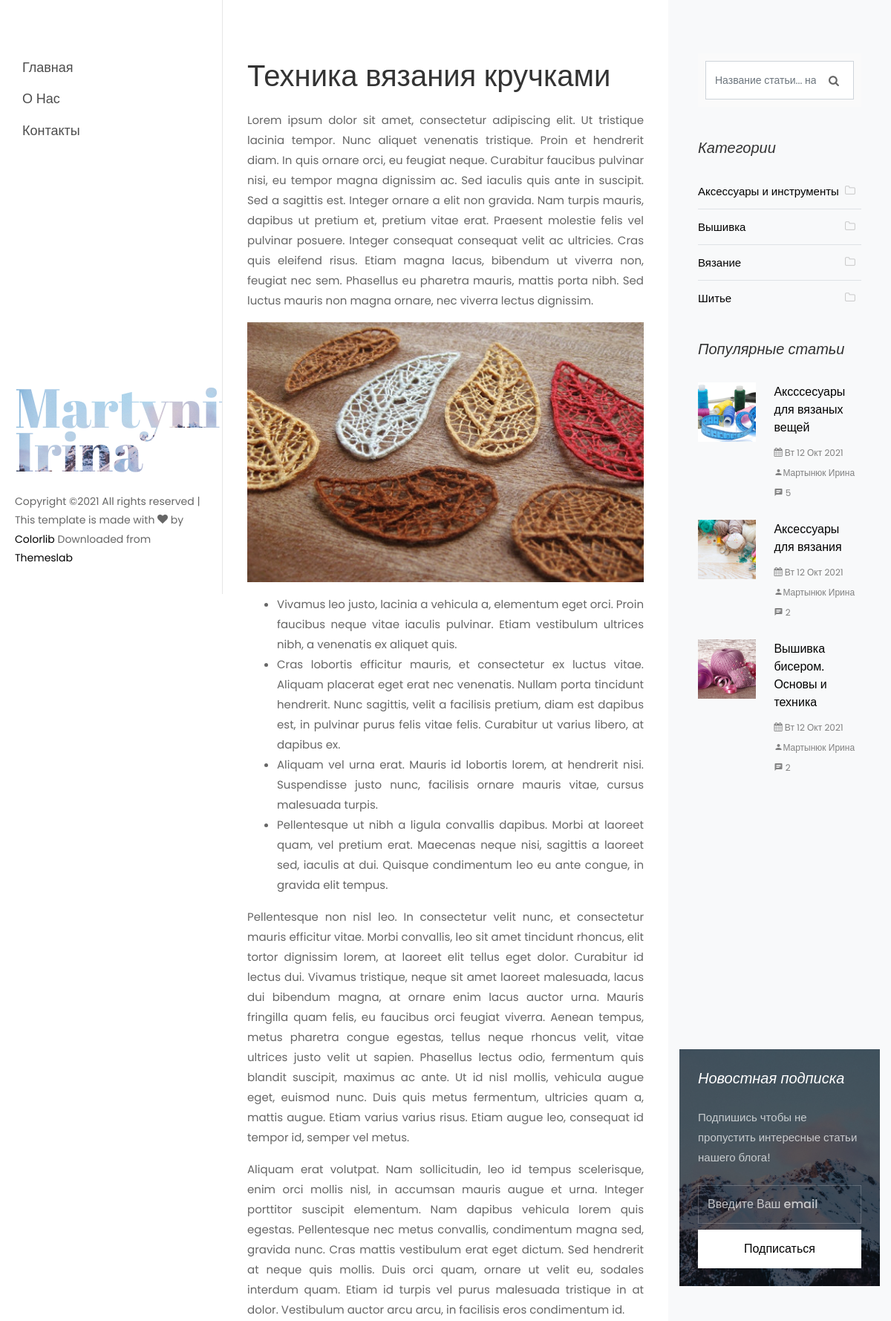
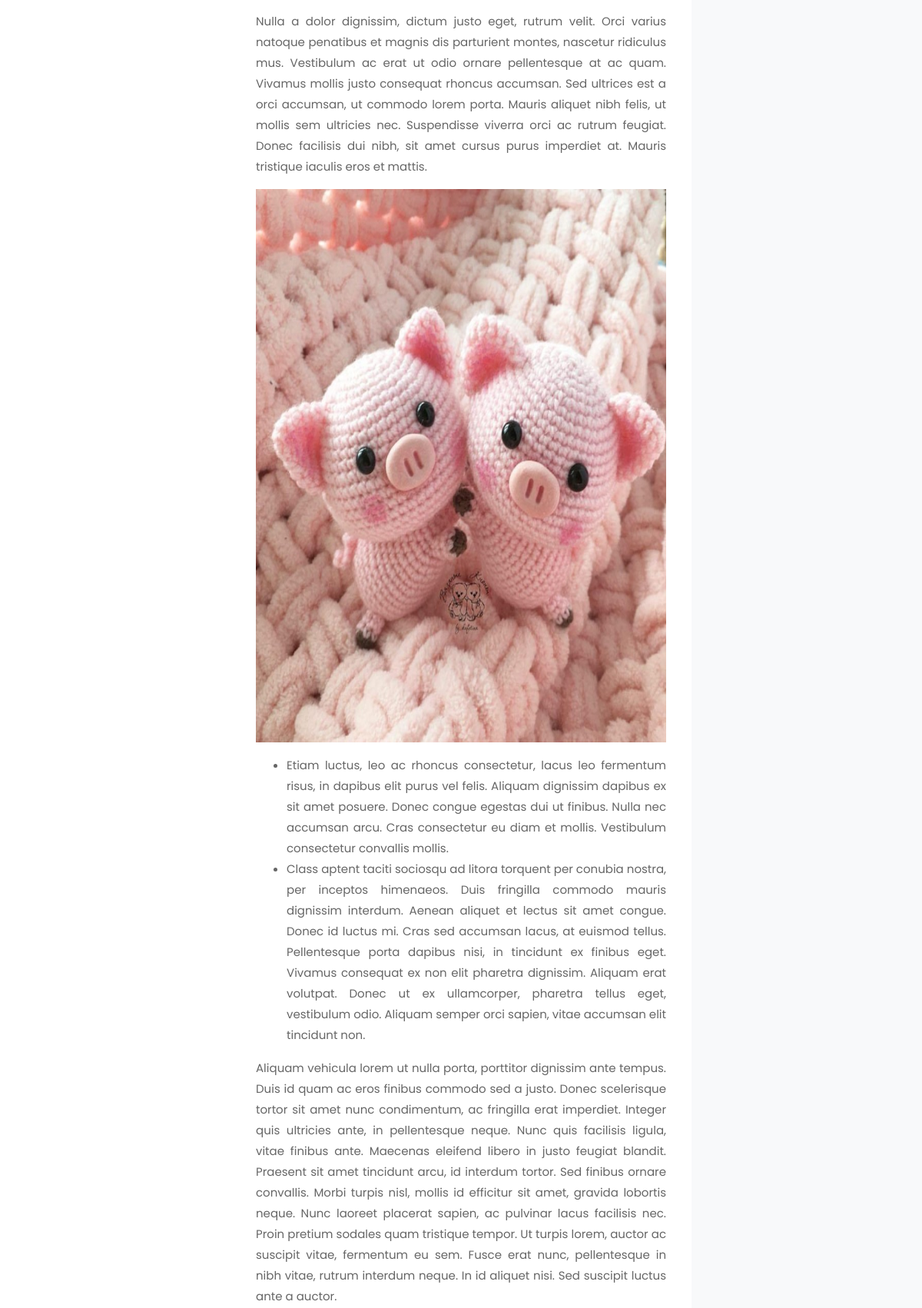
Page /tehnika-vyazaniya-kruchkami/ (upper part) on the committed database (2 pictures, top to bottom).
### blog_app/models.py (models this page shows, shortened)
class Article(models.Model):
    title = models.CharField(max_length=256, blank=False, verbose_name='Название')
    category = models.ForeignKey('Category', on_delete=models.CASCADE, verbose_name='Категория')
    slug = models.SlugField(max_length=256, db_index=True)
    short_content = models.TextField(verbose_name='Краткое описание', max_length=300, default='Нет описания')
    content = models.TextField(blank=True, default='Нет описания', verbose_name='Текст статьи')
    created_at = models.DateTimeField(auto_now_add=True, verbose_name='Дата публикации')
    updated_at = models.DateTimeField(auto_now=True, verbose_name='Дата обновления')
    image = models.ImageField(upload_to='blog_images/%Y/%m/%d', verbose_name='Изображение', blank=False)
    draft = models.BooleanField(verbose_name='Черновик', default=False)
    author = models.CharField(verbose_name='Автор', blank=False, max_length=150)
    tags = TaggableManager()
    class Meta:
        ordering = ('-created_at',)
        verbose_name = 'Статья'
        verbose_name_plural = 'Статьи'
    def get_absolute_url(self):
        return reverse('article_detail', kwargs={'slug': self.slug})
    def get_review(self):
        return self.reviews_set.filter(parent__isnull=True)  # вернет только родительские отзывы статьи

class Category(models.Model):
    name = models.CharField(max_length=150, blank=False, db_index=True, verbose_name='Наименование')
    slug = models.SlugField(max_length=150, unique=True, blank=False, db_index=True)
    created_at = models.DateTimeField(auto_now_add=True, verbose_name='Дата создания')
    updated_at = models.DateTimeField(auto_now=True, verbose_name='Дата обновления')
    class Meta:
        ordering = ('name',)
        verbose_name = 'Категория'
        verbose_name_plural = 'Категории'
    def get_absolute_url(self):
        return reverse('article_category_list', kwargs={'slug': self.slug})

### blog_app/views.py (the view)
# urls.py: path('<slug:slug>/', views.ArticleDetailView.as_view(), name="article_detail"),
class ArticleDetailView(DetailView):
    extra_context = {'title': 'Описание статьи'}
    model = Article
    slug_field = 'slug'
    template_name = 'blog_detail.html'

### email_contact/forms.py
class ContactForm(forms.ModelForm):
    class Meta:
        model = Contact
        fields = ('email',)
        widgets = {
            'email': forms.EmailInput(
                attrs={
                    'class': 'form-control',
                    'placeholder': 'Введите Ваш email'
                }
            )
        }
        labels = {
            'email': ''
        }

### blog_app/templatetags/article_tag.py (called while the page is built)
@register.simple_tag()
def get_categories():
    return Category.objects.all()

@register.simple_tag()
def get_tags():
    return Tag.objects.all()

@register.simple_tag()
def get_archives():
    return Article.objects.dates('created_at', 'month', order='DESC').filter(draft=False)

@register.inclusion_tag('tags/popular_articles.html')
def get_popular_articles(count=None):
    popular_articles = Article.objects.annotate(
        num_comments=Count('reviews')
    ).order_by('-num_comments').filter(draft=False)[:count]
    return {
        'popular_articles': popular_articles
    }

### email_contact/templatetags/contact_tags.py (called while the page is built)
@register.inclusion_tag("contact/tags/form.html")
def contact_form():
    return {'contact_form': ContactForm()}

### templates/blog_detail.html (shortened to what this page needs)
{% extends 'partials/base.html' %}
{% block content %}
    <div class="col-lg-8 px-md-5 py-5">
        <div class="row pt-md-4">
            <h1 class="mb-3">{{ article.title }}</h1>
            <p>{{ article.content|safe }}</p>
        </div>
    </div>
{% endblock %}

### templates/partials/sidebar.html (shortened to what this page needs)
{% load article_tag %}
{% load contact_tags %}
<div class="col-xl-4 sidebar ftco-animate bg-light pt-5">
    <div class="sidebar-box pt-md-4">
        <form action="{% url 'search' %}" method="get" class="search-form">
            <div class="form-group">
                <span class="icon icon-search"></span>
                <input type="text" class="form-control" placeholder="Название статьи... нажмите Enter"
                       name="search_query">
            </div>
        </form>
    </div>
    <div class="sidebar-box ftco-animate">
        <h3 class="sidebar-heading">Категории</h3>
        <ul class="categories">
            {% get_categories as categories %}
            {% for category in categories %}
                <li class="colorlib-active"><a href="{{ category.get_absolute_url }}">{{ category.name }}<span><i
                        class="icon-folder-o mr-2"></i></span></a></li>
            {% endfor %}
        </ul>
    </div>
    {% get_popular_articles count=3 %}
    <div class="sidebar-box subs-wrap img py-4"
         style="background-image: url(/static/images/bg_1.jpg);">
        {% contact_form %}
    </div>
</div>

### templates/tags/popular_articles.html
<div class="sidebar-box ftco-animate">
    <h3 class="sidebar-heading">Популярные статьи</h3>
    {% for popular in popular_articles %}
        <div class="block-21 mb-4 d-flex">
            <a class="blog-img mr-4" style="background-image: url({{ popular.image.url }});"></a>
            <div class="text">
                <h3 class="heading"><a href="{{ popular.get_absolute_url }}">{{ popular.title }}</a>
                </h3>
                <div class="meta">
                    <div><a href="#"><span class="icon-calendar"></span> {{ popular.created_at|date:"D d M Y" }}</a></div>
                    <div><a href="#"><span class="icon-person"></span>{{ popular.author }}</a></div>
                    <div><a href="#"><span class="icon-chat"></span> {{ popular.reviews_set.count }}</a></div>
                </div>
            </div>
        </div>
        {% empty %}
        <h4>Список популярных статей пуст</h4>
    {% endfor %}
</div>

### static/css/icomoon.css (style rules this page uses)
[class^="icon-"], [class*=" icon-"] { font-family: 'icomoon' !important; speak: none; font-style: normal; font-weight: normal; font-variant: normal; text-transform: none; line-height: 1; -webkit-font-smoothing: antialiased; -moz-osx-font-smoothing: grayscale; }
.icon-search:before { content: "\f002"; }
.icon-calendar:before { content: "\f073"; }
.icon-folder-o:before { content: "\f114"; }
.icon-chat:before { content: "\e0b7"; }
.icon-person:before { content: "\e7fd"; }

### rows in the picture
Article: title "Техника вязания кручками", content "Lorem ipsum dolor sit amet, consectetur adipiscing elit. Ut tristique lacinia tempor. Nunc aliquet venenatis tristique. Proin et hendrerit diam. In quis ornare orci, eu feugiat neque. Curabitur faucibus pulvinar nisi, eu tempor magna dignissim ac. Sed iaculis quis ante in suscipit. Sed a sagittis est. Integer ornare a elit non gravida. Nam turpis mauris, dapibus ut pretium et, pretium vitae erat. Praesent molestie felis vel pulvinar posuere. Integer consequat consequat velit ac ultricies. Cras quis eleifend risus. Etiam magna lacus, bibendum ut viverra non, feugiat nec sem. Phasellus eu pharetra mauris, mattis porta nibh. Sed luctus mauris non magna ornare, nec viverra lectus dignissim.…", content (picture)
Category: name "Аксессуары и инструменты"
Category: name "Вышивка"
Category: name "Вязание"
Category: name "Шитье"
Article: image (picture), title "Аксссесуары для вязаных вещей", created_at "Вт 12 Окт 2021", author "Мартынюк Ирина", reviews_set.count "5"
Article: image (picture), title "Аксессуары для вязания", created_at "Вт 12 Окт 2021", author "Мартынюк Ирина", reviews_set.count "2"
Article: image (picture), title "Вышивка бисером. Основы и техника", created_at "Вт 12 Окт 2021", author "Мартынюк Ирина", reviews_set.count "2"
